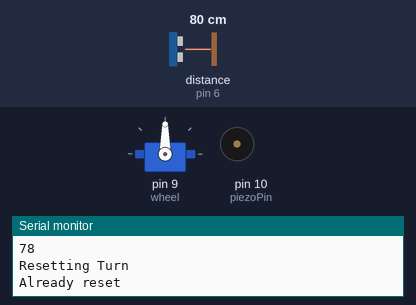
Bench run of a sketch on a simulated Arduino Uno, built with avr-gcc and run on an emulated ATmega328P. On the bench: servo, buzzer (waves = sounding), the last lines printed to the serial monitor. Wiring (inferred from the names in the program): ultrasonic range finder: trigger pin 5; echo pin 6. The test bench sets the inputs (shaded band); at power-on: distance to the obstacle (sensor on pin 6) 80 cm. The echo pulse lasts 58.3 µs per cm.

Above: at 1.8 s.
1.9 s: distance to the obstacle (sensor on pin 6) set to 56 cm
3.4 s: distance to the obstacle (sensor on pin 6) set to 48 cm
At 4.31 s:
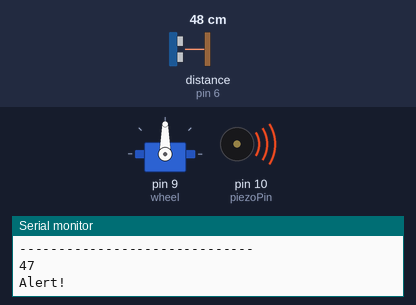
7.5 s: distance to the obstacle (sensor on pin 6) set to 18 cm
At 9.3 s:
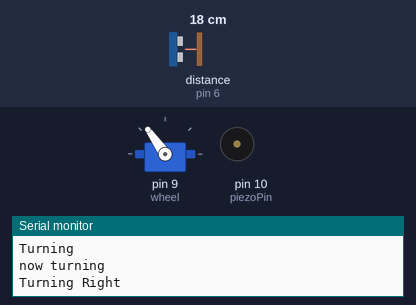
9.6 s: distance to the obstacle (sensor on pin 6) set to 35 cm
At 10.38 s:
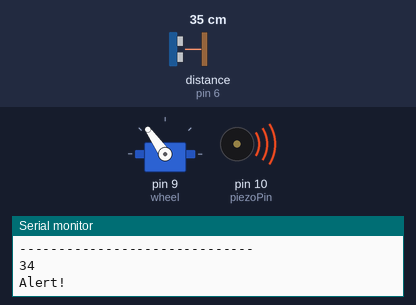
13.7 s: distance to the obstacle (sensor on pin 6) set to 60 cm
At 15.0 s:
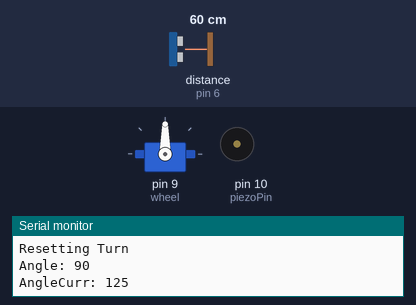
Timing chart, 0 to 16.6 s (numbered marks = the images above; inputs shaded):
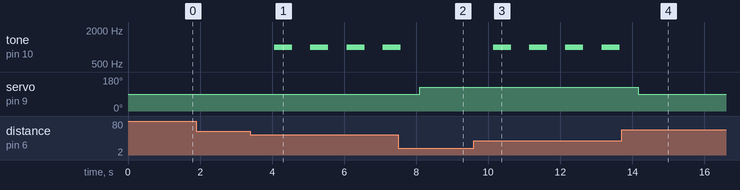

Measured:
- the behaviour switches between 51 and 50 cm on distance to the obstacle (sensor on pin 6) (found by bisection; images 0 and 1)
- after the input at 3.4 s, tone on pin 10 (piezoPin): alternates 1000 Hz for 0.50 s and silent for 0.50 s, starting after 0.66 s
- after the input at 7.5 s, tone on pin 10 (piezoPin): goes on until 7.6 s, then stays silent; servo on pin 9 (wheel): 90° → 125° after 0.61 s
- after the input at 9.6 s, tone on pin 10 (piezoPin): alternates 1000 Hz for 0.50 s and silent for 0.50 s, starting after 0.54 s
- after the input at 13.7 s, tone on pin 10 (piezoPin): stops changing and stays silent; servo on pin 9 (wheel): 125° → 90° after 0.47 s

The sketch:

MarineSafety.ino
```cpp
/**
 * This program is written for a project to automate journey through sea a bit.
 * This does NOT automate every function. But will make sure a bit of safety.
 * <br/>
 * NOTE: THIS IS PROJECT UNDER DEVELOPMENT. NO ASSURANCE OF COMPLETE SAFETY IS GIVEN WITH THIS.
 *
 * <br/>
 * *ENGINEPIN = 1;
  *
  *WHEEL: 9;
  *
  *LEFT:
  * trigPin1 = 2;
  * echoPin1 = 3;
  *FRONT:
  * trigPin2 = 5;
  * echoPin2 = 6;
  *RIGHT:
  * trigPin3 = 7;
  * echoPin3 = 8;
  *
  *DISTANCES:
  * distAlert = 50;
  * distTurn = 30;
  * distStop = 10;
 *
 * @author  aHmEd HaFiZ
 * @version 1.2
 * @since 2018-05-21
 */

/**
 * IMPORTS
 */
#include <Servo.h>
// engine pin
const int enginePin = 1;

// defines pins numbers
// U.S.S 1 : Left
const int trigPin1 = 2;
const int echoPin1 = 3;
// U.S.S 2 : Front
const int trigPin2 = 5;
const int echoPin2 = 6;
// U.S.S 3 : Right
const int trigPin3 = 7;
const int echoPin3 = 8;

// alert stuff
int piezoPin = 10;

// wheel
Servo wheel;

// distances
const int distAlert = 50;
const int distTurn = 30;
const int distStop = 15;

//DISTANCE AND DURATION
int distance, duration; //used to be int.. test

int initPos = 90;

/**
 * first run
 */
void setup() {
  pinMode(trigPin1, OUTPUT); // Sets the trigPin3 as an Output
  pinMode(echoPin1, INPUT); // Sets the echoPin3 as an Input

  pinMode(trigPin2, OUTPUT); // Sets the trigPin3 as an Output
  pinMode(echoPin2, INPUT); // Sets the echoPin3 as an Input

  pinMode(trigPin3, OUTPUT); // Sets the trigPin3 as an Output
  pinMode(echoPin3, INPUT); // Sets the echoPin3 as an Input

  wheel.attach(9);
//  wheel.writeMicroseconds(1500);
  wheel.write(initPos);

//  engine.attach(1);

  Serial.begin(9600); // Starts the serial communication

}

/**
 * Get EchoPin based on USS number
 *
 * @para ussn Number given to sensor
 *
 * U.S.S 1 : Left
 * trigPin1 = 2;
 * int echoPin1 = 3;
 *
 * U.S.S 2 : Front
 * trigPin2 = 5;
 * echoPin2 = 6;
 *
 * U.S.S 3 : Right
 * trigPin3 = 7;
 * echoPin3 = 8;
 */
int getEchoPin(int ussn) {
  int pin;
  switch(ussn) {
    case 1:
      pin = echoPin1;
      break;
    case 2:
      pin = echoPin2;
      break;
    case 3:
      pin = echoPin3;
      break;
    default:
      pin = echoPin2;
  }
  return pin;
}

/**
 * Get TriggerPin based on USS number
 *
 * @para ussn Number given to sensor
 *
 * U.S.S 1 : Left
 * trigPin1 = 2;
 * int echoPin1 = 3;
 *
 * U.S.S 2 : Front
 * trigPin2 = 5;
 * echoPin2 = 6;
 *
 * U.S.S 3 : Right
 * trigPin3 = 7;
 * echoPin3 = 8;
 *
 * @return Trigger Pin number based on USSN
 *
 */
int getTrigPin(int ussn) {
  int pin;
  switch(ussn) {
    case 1:
      pin = trigPin1;
      break;
    case 2:
      pin = trigPin2;
      break;
    case 3:
      pin = trigPin3;
      break;
    default:
      pin = trigPin2;
  }
  return pin;
}

/**
 * @param ussn : UltraSonic Sensor Number
 * 1. Left
 * 2. Front
 * 3. Right
 * @return  distance measured and calculated from ultrasonic sensor
 */


int getDist(int ussn){
//  int trip = getTrigPin(ussn);
//  int echop = getEchoPin(ussn);
// testing

  int trip = trigPin2;
  int echop = echoPin2;

  digitalWrite(trip, HIGH);
  delayMicroseconds(10);
//  delay(1000);
  digitalWrite(trip, LOW);

  duration = pulseIn(echop, HIGH);
//  distance = (duration/2)/29.1;
  distance =(duration*0.034)/2;

  return distance;
}


/**
 * take actions based on distance
 */


void checkDist() {

  int dist = (getDist(2)); // 2 because we checking only front sensor

  Serial.println("------------------------------");
  Serial.println(dist);


  if ((dist < distAlert) && (dist > distTurn))
  {
    Serial.println("Alert!");
    Alert();
//    resetTurn();
  }
  else if ((dist < distTurn) && (dist > distStop))
  {
    Serial.println("Turning");
    int lft = getDist(1);   //left
    int rght = getDist(3);  //right

//    turn(lft, rght);
      turn(20,60);
  }
  else if  (dist < distStop)
  {
    Serial.println("Engine Off");
    stopEng();
//    resetTurn();

  }
  else
  {
   resetTurn();

  }
  delay(1000);
}

/**
 * main loop
 */
void loop() {

  checkDist();

}
```

Alert.ino
```cpp
/**
 * Sending notification about near objects to phone via bluetooth
 * for now, just using LED, and sound
 *
 * [UNDER DEVELOPMENT]
 */


void Alert(){
  // add sound and indicator
  tone(piezoPin, 1000, 500);
}
```

Turn.ino
```cpp
int turnAngle = 35;
int currPos = 0;

/**
 * Check the distance from both sides and turn to safe side
 * here, we assume 180deg is initial position
 *
 * Conditions:
 * 1. Both side have safe distance
 * 2. Right has safe distance. But not left.
 * 3. Left has safe distance. But not right.
 * 4. Both side unsafe distance.
 *
 * @para  left  distance from left
 * @para  right distance from right
 *
 */
void turn(int left, int right) {
  Serial.println("now turning");

  if ((left > distTurn) && (right > distTurn))
  {
    Serial.println("Safe distance. Turning Right");
    turnRight();
  }
  else if ((right < distTurn) && (left > distTurn))
  {
    Serial.println("Turning Left");
    turnLeft();
  }
  else if ((right > distTurn) && (left < distTurn))
  {
    Serial.println("Turning Right");
    turnRight();
  }
  else
  {
    // if unsafe distances, no turning... and stop engine when too close( distStop)
    Serial.println("Not Safe to turn");
  }

}

void turnLeft()
{
  if (!(currPos < initPos))
  {
    Serial.println("turning left");
    Serial.print("Angle: ");

    currPos = (initPos-turnAngle);

    wheel.write(currPos);
    delay(20);

    Serial.println(currPos);
  }
}

void turnRight()
{
  if (!(currPos > initPos))
  {
    Serial.println("turning right");
    Serial.print("Angle: ");

    currPos = (initPos+turnAngle);

    wheel.write(currPos);
    delay(20);

    Serial.println(currPos);
  }
}

void resetTurn()
{
  Serial.println("Resetting Turn");

  if (currPos != initPos)
  {
    // reset turn
    Serial.print("Angle: ");
    Serial.println(initPos);
    Serial.print("AngleCurr: ");
    Serial.println(currPos);

    currPos = initPos;

    wheel.write(currPos);

    delay(20);
  }
  else
  {
    Serial.println("Already reset");
  }
}

void stopEng()
{

}
```
